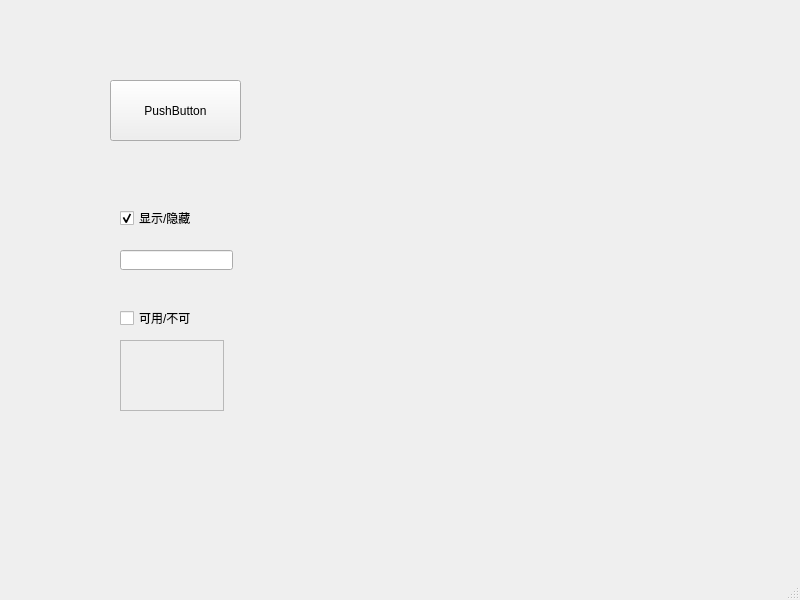
<?xml version="1.0" encoding="UTF-8"?>
<ui version="4.0">
 <class>MainWindow</class>
 <widget class="QMainWindow" name="MainWindow">
  <property name="geometry">
   <rect>
    <x>0</x>
    <y>0</y>
    <width>800</width>
    <height>600</height>
   </rect>
  </property>
  <property name="windowTitle">
   <string>MainWindow</string>
  </property>
  <widget class="QWidget" name="centralwidget">
   <widget class="QPushButton" name="pushButton">
    <property name="geometry">
     <rect>
      <x>110</x>
      <y>80</y>
      <width>131</width>
      <height>61</height>
     </rect>
    </property>
    <property name="text">
     <string>PushButton</string>
    </property>
   </widget>
   <widget class="QCheckBox" name="checkBox">
    <property name="geometry">
     <rect>
      <x>120</x>
      <y>210</y>
      <width>71</width>
      <height>16</height>
     </rect>
    </property>
    <property name="text">
     <string>显示/隐藏</string>
    </property>
    <property name="checked">
     <bool>true</bool>
    </property>
   </widget>
   <widget class="QCheckBox" name="checkBox_2">
    <property name="geometry">
     <rect>
      <x>120</x>
      <y>310</y>
      <width>71</width>
      <height>16</height>
     </rect>
    </property>
    <property name="text">
     <string>可用/不可用</string>
    </property>
   </widget>
   <widget class="QLineEdit" name="lineEdit">
    <property name="geometry">
     <rect>
      <x>120</x>
      <y>250</y>
      <width>113</width>
      <height>20</height>
     </rect>
    </property>
    <property name="readOnly">
     <bool>false</bool>
    </property>
   </widget>
   <widget class="QTextEdit" name="textEdit">
    <property name="enabled">
     <bool>false</bool>
    </property>
    <property name="geometry">
     <rect>
      <x>120</x>
      <y>340</y>
      <width>104</width>
      <height>71</height>
     </rect>
    </property>
   </widget>
  </widget>
  <widget class="QMenuBar" name="menubar">
   <property name="geometry">
    <rect>
     <x>0</x>
     <y>0</y>
     <width>800</width>
     <height>23</height>
    </rect>
   </property>
  </widget>
  <widget class="QStatusBar" name="statusbar"/>
 </widget>
 <resources/>
 <connections>
  <connection>
   <sender>pushButton</sender>
   <signal>clicked()</signal>
   <receiver>MainWindow</receiver>
   <slot>close()</slot>
   <hints>
    <hint type="sourcelabel">
     <x>178</x>
     <y>163</y>
    </hint>
    <hint type="destinationlabel">
     <x>234</x>
     <y>329</y>
    </hint>
   </hints>
  </connection>
  <connection>
   <sender>checkBox</sender>
   <signal>toggled(bool)</signal>
   <receiver>lineEdit</receiver>
   <slot>setVisible(bool)</slot>
   <hints>
    <hint type="sourcelabel">
     <x>153</x>
     <y>241</y>
    </hint>
    <hint type="destinationlabel">
     <x>160</x>
     <y>282</y>
    </hint>
   </hints>
  </connection>
  <connection>
   <sender>checkBox_2</sender>
   <signal>toggled(bool)</signal>
   <receiver>textEdit</receiver>
   <slot>setEnabled(bool)</slot>
   <hints>
    <hint type="sourcelabel">
     <x>141</x>
     <y>339</y>
    </hint>
    <hint type="destinationlabel">
     <x>150</x>
     <y>373</y>
    </hint>
   </hints>
  </connection>
 </connections>
</ui>
